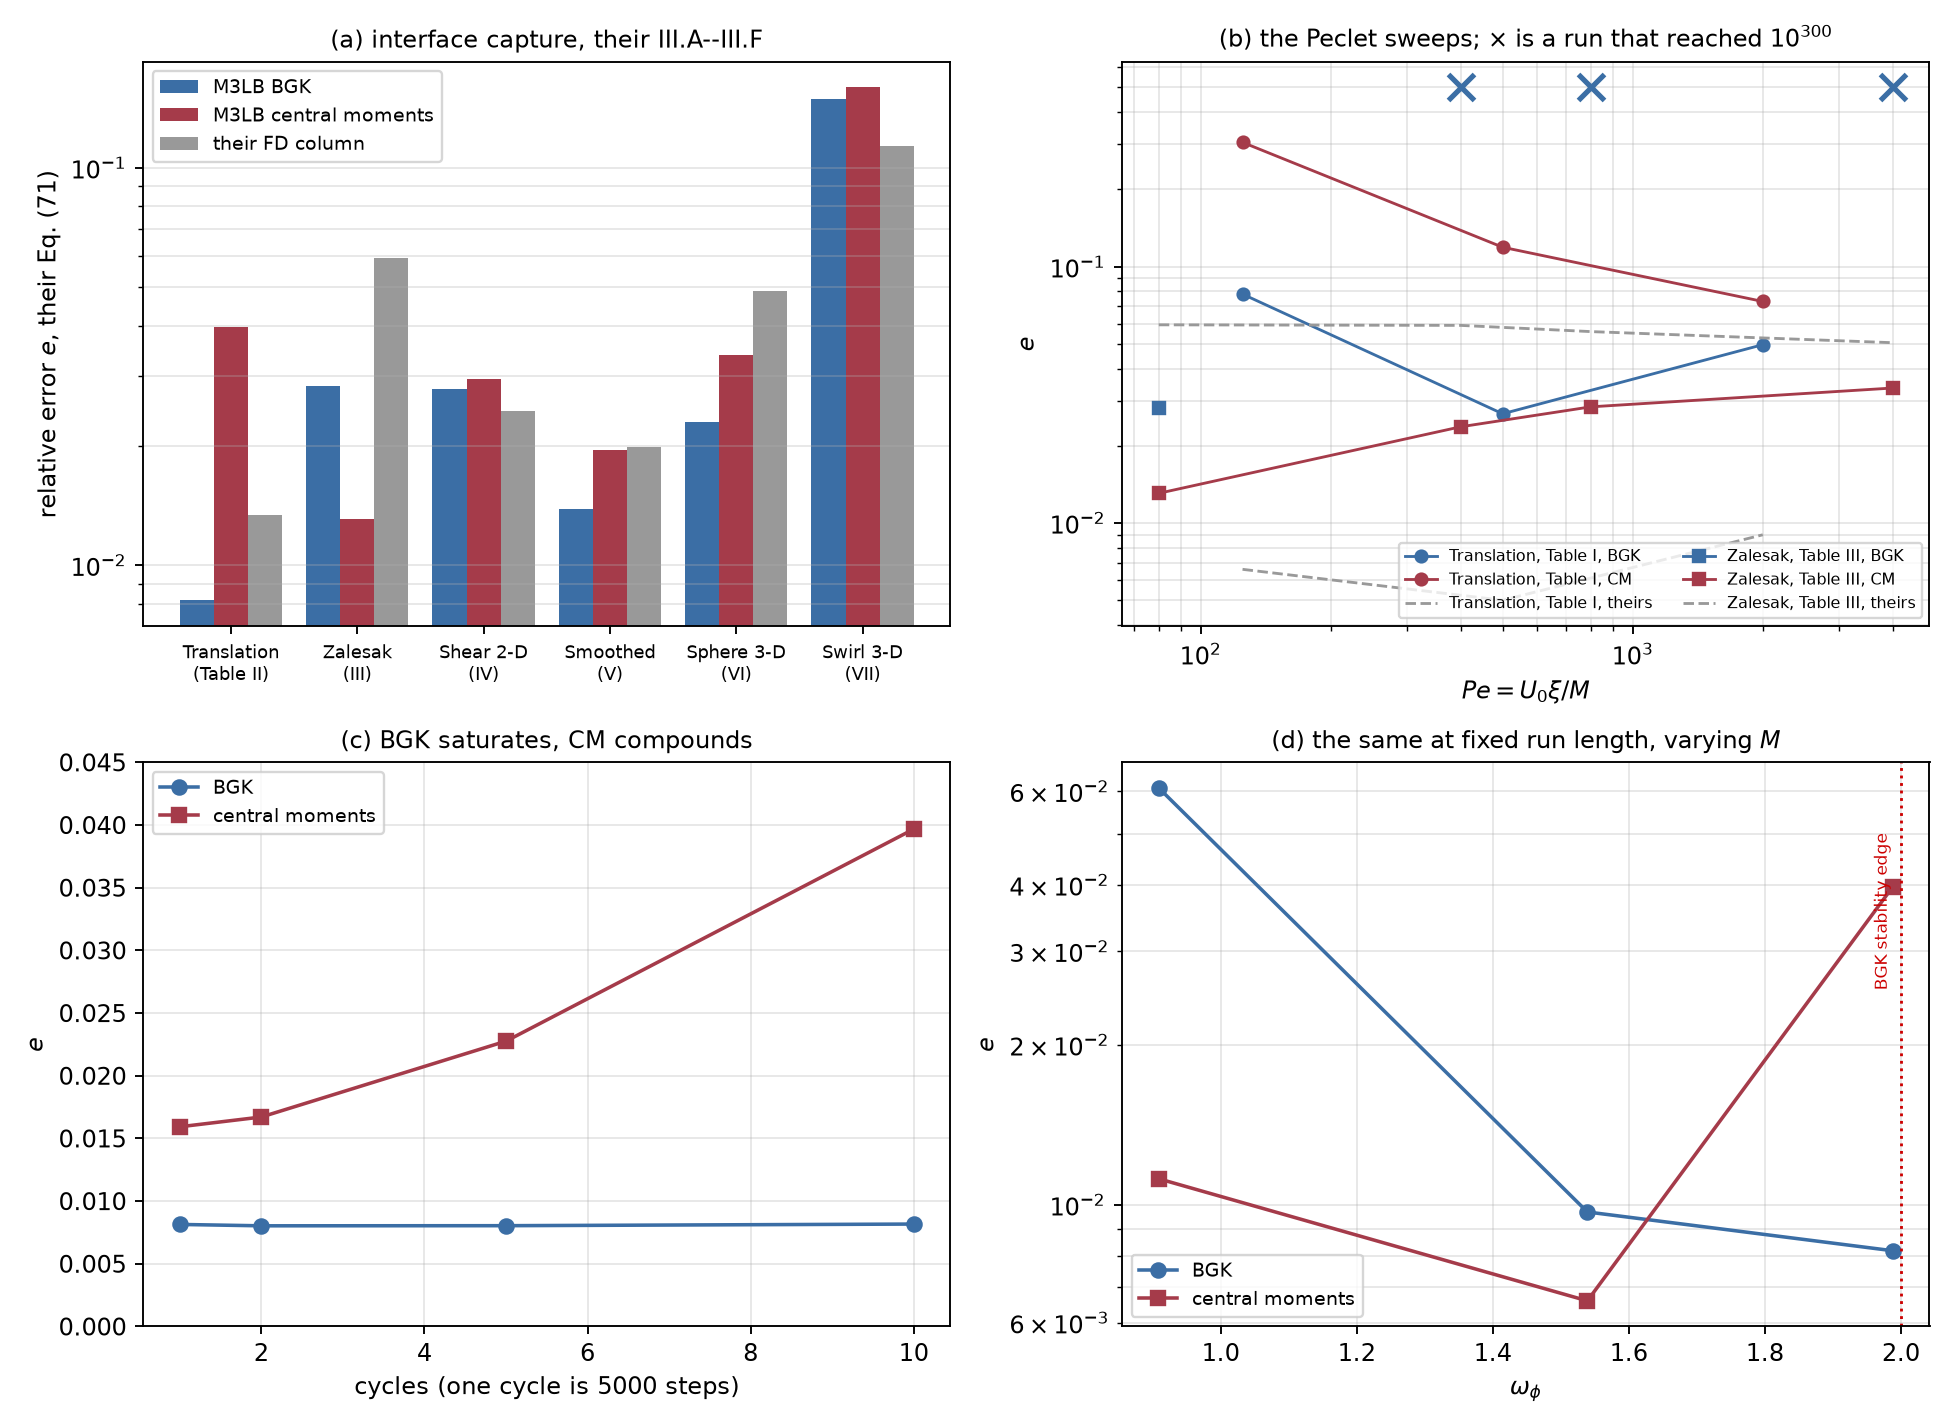

Write the Python code that produced this figure.
#!/usr/bin/env python3
# NOTE ON DEPENDENCIES. Needs numpy and matplotlib; the SYSTEM python on the
# development machine has neither. A throwaway venv is enough:
#     python3 -m venv /tmp/v3 && /tmp/v3/bin/pip install numpy matplotlib
#     /tmp/v3/bin/python doc/fig/enan_phase_field.py fig/enan_phase_field.png
"""The phase-field campaign against De Rosis & Enan, Phys. Fluids 33, 043315
(2021), Sec. III -- interface capture and the two collision operators.

Top left     the six interface-capture cases, BGK and central moments against
             the paper's finite-difference column. Log scale, because the cases
             span an order of magnitude in error.
Top right    the two Peclet sweeps, their Tables I and III. The point of the
             panel is the three Zalesak rows where BGK reaches 1e300 and the
             central-moment operator does not.
Bottom left  the cycle scan: BGK's translation error saturates within one cycle
             and the central-moment error compounds. This is the measurement
             that killed "the crossover is in omega".
Bottom right the mobility ladder at fixed run length, which is what made the
             omega story look right in the first place.

Reads results/L_enan/enan_interface.dat. The two lower panels are measurements
recorded in the operator banner rather than in that file, because they are
diagnostics at Peclet numbers no table covers and the driver deliberately
refuses to append those.
"""
import sys, collections
import numpy as np
import matplotlib
matplotlib.use("Agg")
import matplotlib.pyplot as plt

OUT = sys.argv[1] if len(sys.argv) > 1 else "enan_phase_field.png"
SRC = "results/L_enan/enan_interface.dat"
COLS = ("case lat L0 R xi U0 Pe M omega cycles steps e ref_fd "
        "phi_min phi_max mass_drift").split()

rows = []
for line in open(SRC):
    if line.startswith("#") or not line.strip():
        continue
    rows.append(dict(zip(COLS, line.split())))

def num(x):
    try:    return float(x)
    except ValueError: return float("nan")

def get(case, op, pe=None):
    for r in rows:
        is_cm = r["lat"].endswith("cm")
        if r["case"] != case:            continue
        if (op == "cm") != is_cm:        continue
        if pe is not None and abs(num(r["Pe"]) - pe) > 1e-6: continue
        return r
    return None

fig, ax = plt.subplots(2, 2, figsize=(11.5, 8.4))

# ---- (a) the six cases ------------------------------------------------------
CASES = [("translate41", "Translation\n(Table II)", 60),
         ("zalesak",     "Zalesak\n(III)",          80),
         ("shear2d",     "Shear 2-D\n(IV)",         60),
         ("smooth2d",    "Smoothed\n(V)",           40),
         ("sphere3d",    "Sphere 3-D\n(VI)",        60),
         ("swirl3d",     "Swirl 3-D\n(VII)",        60)]
x = np.arange(len(CASES)); w = 0.27
bgk = [num(get(c, "bgk", p)["e"]) if get(c, "bgk", p) else np.nan for c, _, p in CASES]
cm  = [num(get(c, "cm",  p)["e"]) if get(c, "cm",  p) else np.nan for c, _, p in CASES]
ref = [num(get(c, "bgk", p)["ref_fd"]) if get(c, "bgk", p) else np.nan
       for c, _, p in CASES]
a = ax[0, 0]
a.bar(x - w, bgk, w, label="M3LB BGK", color="#3b6ea5")
a.bar(x,     cm,  w, label="M3LB central moments", color="#a53b4a")
a.bar(x + w, ref, w, label="their FD column", color="#999999")
a.set_xticks(x); a.set_xticklabels([n for _, n, _ in CASES], fontsize=7.5)
a.set_yscale("log"); a.set_ylabel(r"relative error $e$, their Eq. (71)")
a.set_title("(a) interface capture, their III.A--III.F", fontsize=10)
a.legend(fontsize=8); a.grid(axis="y", alpha=0.3, which="both")

# ---- (b) the two Peclet sweeps ---------------------------------------------
a = ax[0, 1]
for case, style, name in (("translate", "o-", "Translation, Table I"),
                          ("zalesak",   "s-", "Zalesak, Table III")):
    for op, col in (("bgk", "#3b6ea5"), ("cm", "#a53b4a")):
        pts = sorted([(num(r["Pe"]), num(r["e"]))
                      for r in rows
                      if r["case"] == case
                      and (r["lat"].endswith("cm")) == (op == "cm")])
        if not pts: continue
        pe = [p for p, _ in pts]; er = [e for _, e in pts]
        good = [(p, e) for p, e in zip(pe, er) if e == e]
        bad  = [p for p, e in zip(pe, er) if e != e]
        if good:
            a.plot([p for p, _ in good], [e for _, e in good], style, color=col,
                   ms=5, lw=1.2,
                   label=f"{name}, {'CM' if op=='cm' else 'BGK'}")
        for p in bad:                                  # 1e300: mark the ceiling
            a.plot([p], [0.5], "x", color=col, ms=11, mew=2.2)
    pts = sorted({(num(r["Pe"]), num(r["ref_fd"])) for r in rows
                  if r["case"] == case})
    a.plot([p for p, _ in pts], [e for _, e in pts], "--", color="#999999",
           lw=1.2, label=f"{name}, theirs")
a.set_xscale("log"); a.set_yscale("log")
a.set_xlabel(r"$Pe = U_0\xi/M$"); a.set_ylabel(r"$e$")
a.set_title("(b) the Peclet sweeps; $\\times$ is a run that reached $10^{300}$",
            fontsize=10)
a.legend(fontsize=6.6, ncol=2); a.grid(alpha=0.3, which="both")

# ---- (c) the cycle scan ----------------------------------------------------
# Measured with -cycles on their Table II translation; see the operator banner.
cyc      = [1, 2, 5, 10]
cyc_bgk  = [0.00814, 0.00803, 0.00804, 0.00817]
cyc_cm   = [0.01593, 0.01671, 0.02276, 0.03968]
a = ax[1, 0]
a.plot(cyc, cyc_bgk, "o-", color="#3b6ea5", label="BGK")
a.plot(cyc, cyc_cm,  "s-", color="#a53b4a", label="central moments")
a.set_xlabel("cycles (one cycle is 5000 steps)"); a.set_ylabel(r"$e$")
a.set_title("(c) BGK saturates, CM compounds", fontsize=10)
a.legend(fontsize=8); a.grid(alpha=0.3); a.set_ylim(0, 0.045)

# ---- (d) the mobility ladder ----------------------------------------------
mob      = [0.2, 0.05, 0.001]
om       = [0.909, 1.539, 1.988]
lad_bgk  = [0.0609, 0.0097, 0.0082]
lad_cm   = [0.0112, 0.0066, 0.0397]
a = ax[1, 1]
a.plot(om, lad_bgk, "o-", color="#3b6ea5", label="BGK")
a.plot(om, lad_cm,  "s-", color="#a53b4a", label="central moments")
for o, m in zip(om, mob):
    a.annotate(f"$M={m:g}$", (o, 0.0025), fontsize=7, ha="center",
               color="#555555")
a.axvline(2.0, color="#cc0000", ls=":", lw=1.2)
a.text(1.985, 0.05, "BGK stability edge", rotation=90, fontsize=7,
       color="#cc0000", va="top", ha="right")
a.set_xlabel(r"$\omega_\phi$"); a.set_ylabel(r"$e$")
a.set_title("(d) the same at fixed run length, varying $M$", fontsize=10)
a.set_yscale("log"); a.legend(fontsize=8); a.grid(alpha=0.3, which="both")

fig.tight_layout()
fig.savefig(OUT, dpi=170)
print("wrote", OUT)
